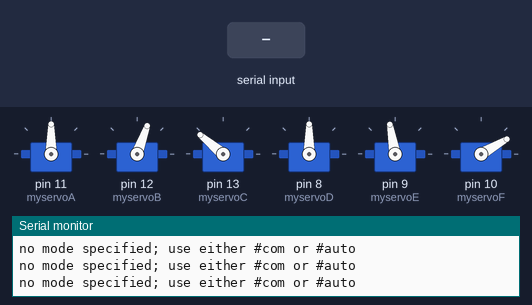
Simulated run of this sketch. Board: Arduino Uno, built with avr-gcc and run on an emulated ATmega328P. Parts: 6 × servo, the last lines printed to the serial monitor. The test bench sets the inputs (shaded band).

Above: at 1.2 s.
1.3 s: "#auto" received over Serial
At 5.6 s:
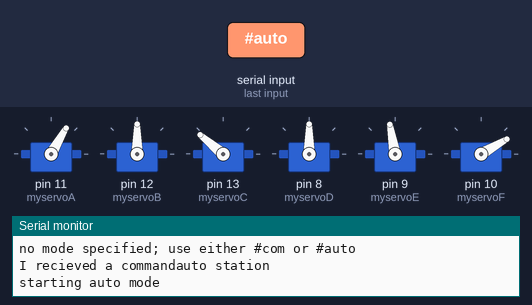
At 15.1 s:
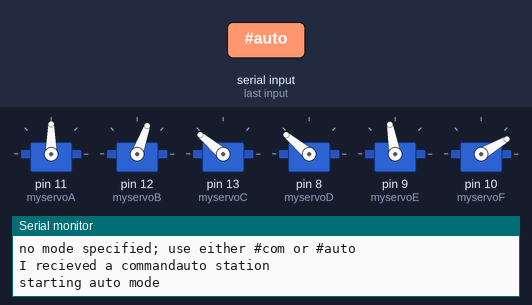
Timing chart, 0 to 20.8 s (numbered marks = the images above; inputs shaded):
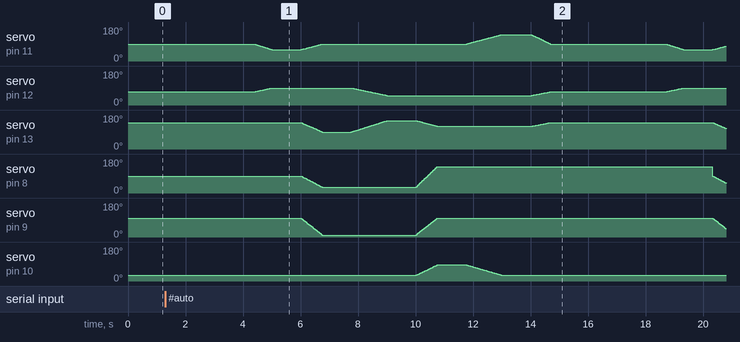

The sketch:

ProtothreadingExample.ino
```cpp
#include <Servo.h>

Servo myservoA;
Servo myservoB;
Servo myservoC;
Servo myservoD;
Servo myservoE;
Servo myservoF;
int i, pos, myspeed;
int sea, seb, sec, sed, see, sef;
static int v=0;
static int mycomflag=0;
String mycommand="";

void setup() {

      // Unsure what these do and if they are required
    pinMode(13, INPUT);
    pinMode(12, INPUT);

    Serial.begin(9600);     // Set the boud rate to 9600

    // Attach each servo to a specific pin
    myservoA.attach(11);    // Waist servo at port 11
    myservoB.attach(12);    // Shoulder servo at port 12
    myservoC.attach(13);    // Elbow servo at port 13
    myservoD.attach(8);     // Wrist elevation servo at port 8
    myservoE.attach(9);     // Wrist rotation servo at port 9
    myservoF.attach(10);    // Gripper servo at port 10

    // Position the waist in the center
    myservoA.write(90);
    // Position shoulder to a lower angle for better arm balance
    myservoB.write(70);
    // Position elbow to a higher angle for better arm balance
    myservoC.write(140);
    // Position the wrist elevation in the center
    myservoD.write(90);
    // Correct for a slight offset for the wrist rotation
    myservoE.write(100);
    // Default to a wide open gripper
    myservoF.write(30);


}

void loop() {

while (Serial.available() > 0)
    {
        mycommand += char(Serial.read());
        delay(2);
    }

recieved_command();
Servos();

}

void recieved_command(){

if (mycommand.length() > 0)
  Serial.print("I recieved a command");

}


 void Servos() {

 // If a command is provided, identify what it is before resetting it
 if (mycommand.length() > 0)
    {
        if(mycommand=="#auto")
        {
            mycomflag=2;
            Serial.println("auto station");
            mycommand="";
        }
        if(mycommand=="#com")
        {
            mycomflag=1;
            Serial.println("computer control station");
            mycommand="";
        }
        if(mycommand=="#stop")
        {
            mycomflag=0;
            Serial.println("stop station");
            mycommand="";
        }
    }

    // If performing computer control use this
    if(mycomflag==1)
    {
        /* Calculate the new angle for the specific servo then move it there

        Expect format of <int><alpha>
            where <int> represents the servo angle between 0 and 180
            and <alpha> represents the specific servo between a and f

        For example, 90a moves servo a to 90 degrees, etc. */
        for(int m=0; m<mycommand.length(); m++)
        {
            char ch = mycommand[m];
            switch(ch)
            {
                /* When ch is between 0 and 9, calculate the servo angle

                If there is an existing value for v, multiply it by 10 to put
                it in the tens place, then put the second command value in the
                ones place */
                case '0'...'9':
                v = v*10 + ch - '0';
                break;

                // Move waist
                case 'a':
                myservoA.write(v);
                Serial.print("moving waist to ");
                Serial.print(v);
                Serial.println(" degrees");
                v = 0;
                break;

                // Move shoulder
                case 'b':
                myservoB.write(v);
                Serial.print("moving shoulder to ");
                Serial.print(v);
                Serial.println(" degrees");
                v = 0;
                break;

                // Move elbow only if it's greater than 35 degrees
                case 'c':
                if(v >= 35) myservoC.write(v);
                Serial.print("moving elbow to ");
                Serial.print(v);
                Serial.println(" degrees");
                v = 0;
                break;

                // Move wrist elevation
                case 'd':
                myservoD.write(v);
                Serial.print("elevating wrist to ");
                Serial.print(v);
                Serial.println(" degrees");
                v = 0;
                break;

                // Move wrist rotation
                case 'e':
                myservoE.write(v);
                Serial.print("rotating waist to ");
                Serial.print(v);
                Serial.println(" degrees");
                v = 0;
                break;

                // Move gripper only between 30 and 90 degrees
                case 'f':
                if(v >= 30 || v <= 90) myservoF.write(v);
                Serial.print("moving gripper to ");
                Serial.print(v);
                Serial.println(" degrees");
                v = 0;
                break;
            }
        }
        mycommand="";
    }

    // If performing auto control, use this to cycle through these joint angles
    if(mycomflag==2)
    {
        delay(3000);
        Serial.println("starting auto mode");

        // Cycle through the joint angle from specified start to end

        myspeed=500;
        for(pos=0; pos<=myspeed; pos+=1)
        {
            myservoA.write(int(map(pos, 1, myspeed, 90, 60)));
            myservoB.write(int(map(pos, 1, myspeed, 70, 90)));
            delay(1);
        }
        delay(1000);

        myspeed=500;
        for(pos=0; pos<=myspeed; pos+=1)
        {
            myservoA.write(int(map(pos, 1, myspeed, 60, 90)));
            myservoC.write(int(map(pos, 1, myspeed, 140, 90)));
            myservoD.write(int(map(pos, 1, myspeed, 90, 30)));
            myservoE.write(int(map(pos, 1, myspeed, 100, 10)));
            delay(1);
        }
        delay(1000);

        myspeed=1000;
        for(pos=0; pos<=myspeed; pos+=1)
        {
            myservoB.write(int(map(pos, 1, myspeed, 90, 50)));
            myservoC.write(int(map(pos, 1, myspeed, 90, 150)));
            delay(1);
        }
        delay(1000);

        myspeed=500;
        for(pos=0; pos<=myspeed; pos+=1)
        {
            myservoC.write(int(map(pos, 1, myspeed, 150, 120)));
            myservoD.write(int(map(pos, 1, myspeed, 30, 140)));
            myservoE.write(int(map(pos, 1, myspeed, 10, 100)));
            myservoF.write(int(map(pos, 1, myspeed, 30, 85)));
            delay(1);
        }
        delay(1000);

        myspeed=1000;
        for(pos=0; pos<=myspeed; pos+=1)
        {
            myservoA.write(int(map(pos, 1, myspeed, 90, 140)));
            myservoF.write(int(map(pos, 1, myspeed, 85, 30)));
            delay(1);
        }
        delay(1000);

        myspeed=500;
        for(pos=0; pos<=myspeed; pos+=1)
        {
            myservoA.write(int(map(pos, 1, myspeed, 140, 90)));
            myservoB.write(int(map(pos, 1, myspeed, 50, 70)));
            myservoC.write(int(map(pos, 1, myspeed, 120, 140)));
            delay(1);
        }
        delay(1000);
    }

    // No command was specified
    if(mycomflag==0)
    {
        Serial.println("no mode specified; use either #com or #auto");
    }
}
```

Measured:
- after the input at 1.3 s, servo on pin 10 (myservoF): rises from 30° to 85° in 0.72 s, then falls to 30° in 2.3 s
